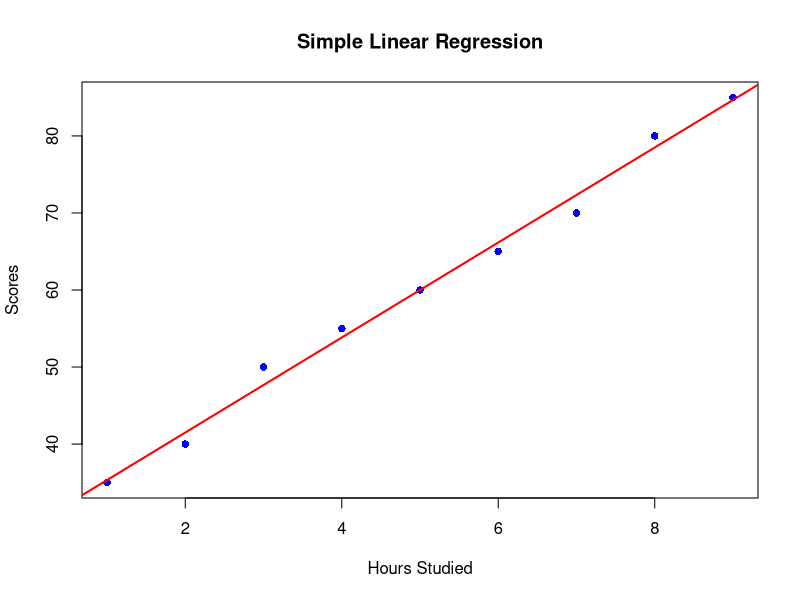
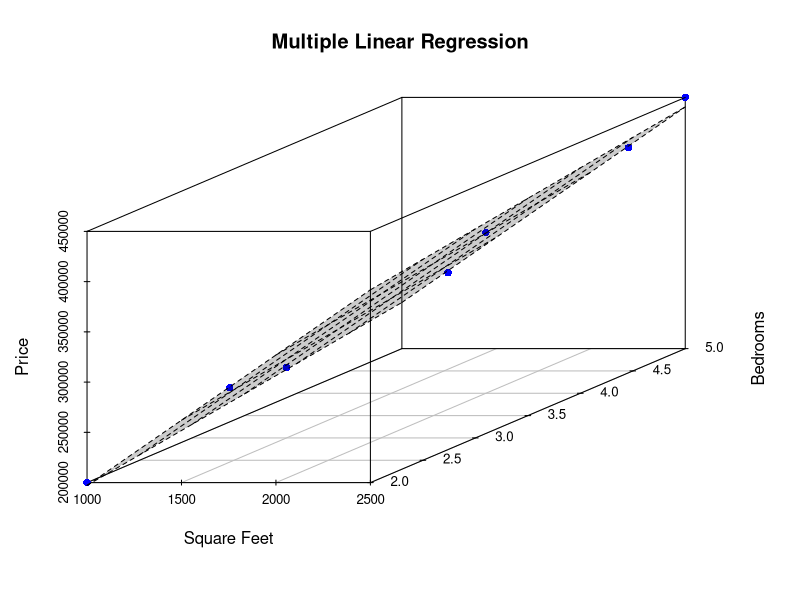
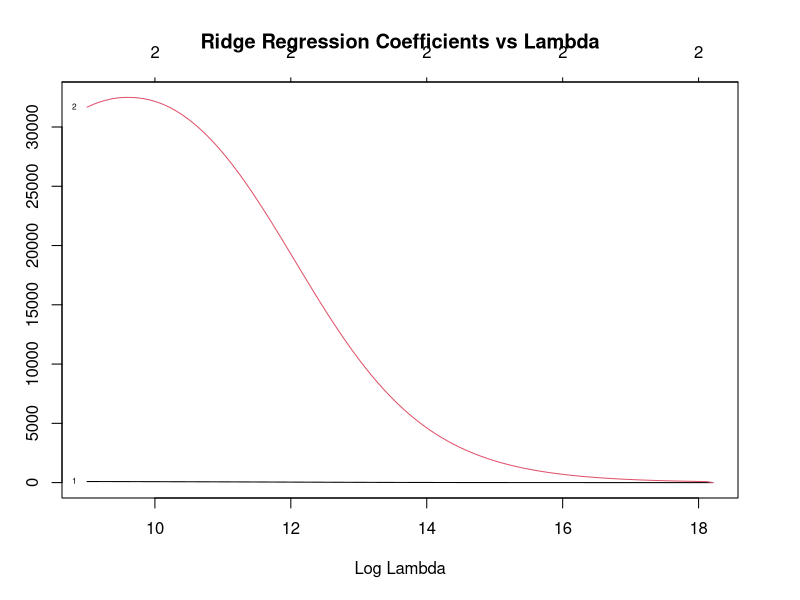
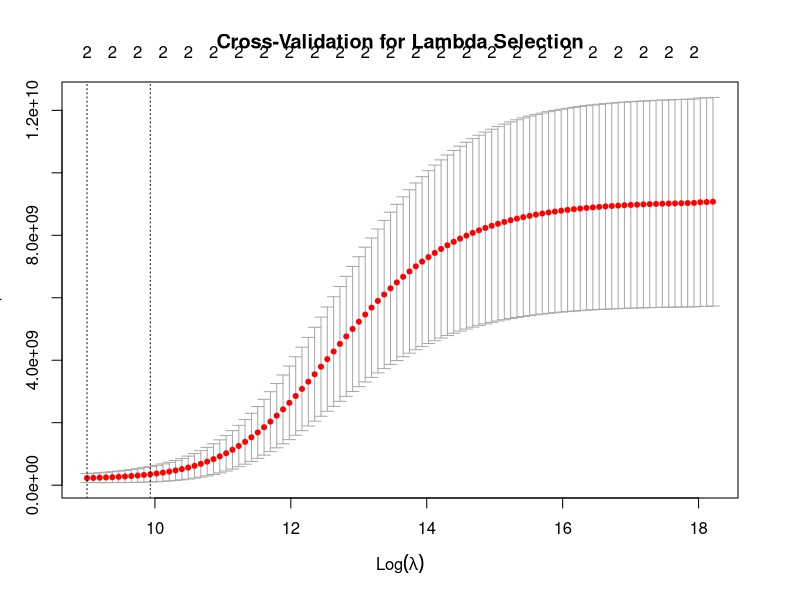
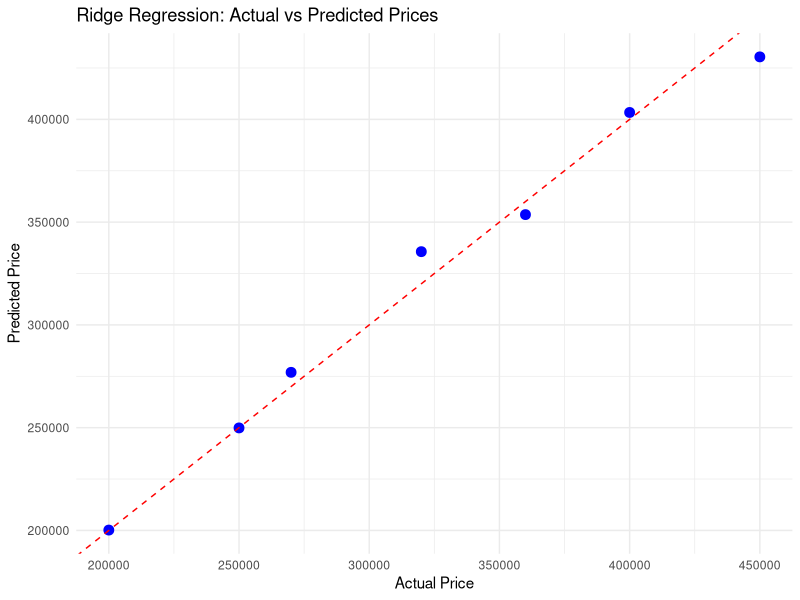

R code for these plots, in order:
#1.	Simple Regression

# Dataset 1: Student Scores vs Hours Studied
hours <- c(1, 2, 3, 4, 5, 6, 7, 8, 9)
scores <- c(35, 40, 50, 55, 60, 65, 70, 80, 85)

data1 <- data.frame(hours, scores)

# Model
model1 <- lm(scores ~ hours, data = data1)
summary(model1)

# Predict
pred1 <- predict(model1, newdata = data1)

# Plot
plot(data1$hours, data1$scores, col="blue", pch=16,
     xlab="Hours Studied", ylab="Scores", main="Simple Linear Regression")
abline(model1, col="red", lwd=2)

#2.	Multiple Linear Regression
sqft <- c(1000, 1200, 1500, 1800, 2000, 2200, 2500)
bedrooms <- c(2, 3, 3, 4, 4, 5, 5)
price <- c(200000, 250000, 270000, 320000, 360000, 400000, 450000)

data <- data.frame(sqft, bedrooms, price)
print(data)
model <- lm(price ~ sqft + bedrooms, data = data)
summary(model)
predictions <- predict(model, newdata = data)
print(predictions)
data$predicted_price <- predictions
print(data)
install.packages("scatterplot3d")
library(scatterplot3d)

# 3D scatter plot
s3d <- scatterplot3d(data$sqft, data$bedrooms, data$price, 
                     pch = 16, color = "blue", 
                     xlab = "Square Feet", ylab = "Bedrooms", zlab = "Price", 
                     main = "Multiple Linear Regression")

# Add regression plane
s3d$plane3d(model, draw_polygon = TRUE, draw_lines = TRUE, color = "red")





#3.	Ridge Regression

install.packages("glmnet")   # For ridge regression
install.packages("ggplot2")  # For plotting
library(glmnet)
library(ggplot2)
sqft <- c(1000, 1200, 1500, 1800, 2000, 2200, 2500)
bedrooms <- c(2, 3, 3, 4, 4, 5, 5)
price <- c(200000, 250000, 270000, 320000, 360000, 400000, 450000)

data <- data.frame(sqft, bedrooms, price)
print(data)
X <- as.matrix(data[, c("sqft", "bedrooms")])

# Response variable
y <- data$price
ridge_model <- glmnet(X, y, alpha = 0)

# View model details
print(ridge_model)
plot(ridge_model, xvar = "lambda", label = TRUE)
title("Ridge Regression Coefficients vs Lambda")

set.seed(123)
cv_ridge <- cv.glmnet(X, y, alpha = 0)

# Best lambda
best_lambda <- cv_ridge$lambda.min
print(best_lambda)

# Plot CV error
plot(cv_ridge)
title("Cross-Validation for Lambda Selection")


ridge_pred <- predict(cv_ridge, s = best_lambda, newx = X)

# Add predictions to dataset
data$predicted_price <- ridge_pred
print(data)

ggplot(data, aes(x = price, y = predicted_price)) +
  geom_point(color = "blue", size = 3) +
  geom_abline(intercept = 0, slope = 1, color = "red", linetype = "dashed") +
  labs(title = "Ridge Regression: Actual vs Predicted Prices",
       x = "Actual Price", y = "Predicted Price") +
  theme_minimal()
